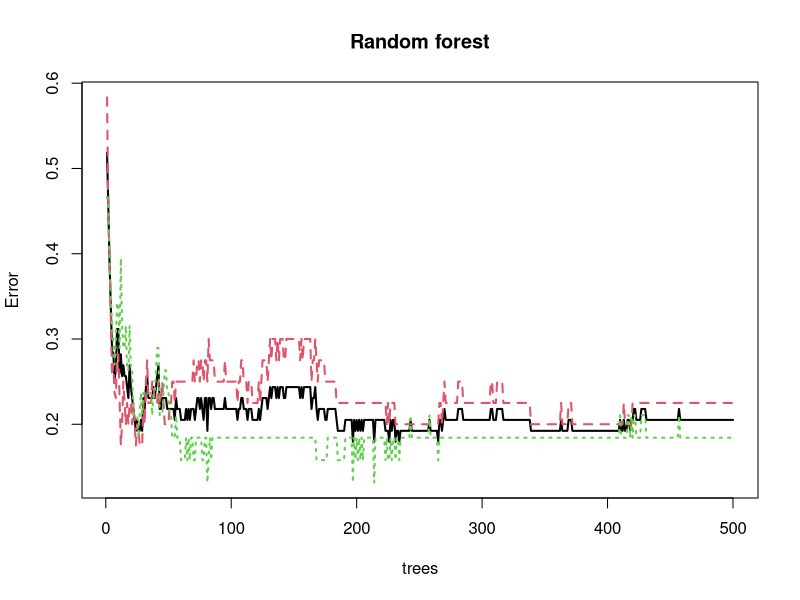
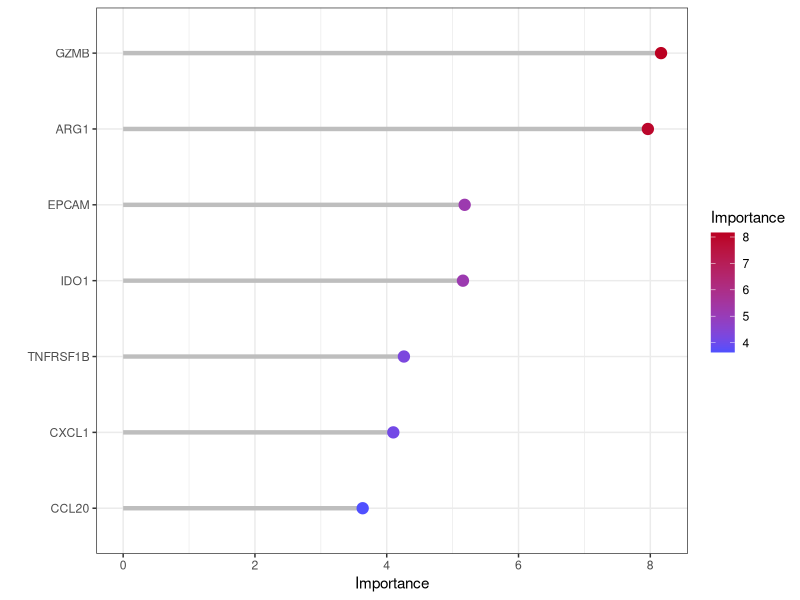

Write the R code that produced these figures, in order.
# =====================================================================
# 10 - Random forest feature importance
# Rebuilt from the analysis working file: "Version 1/18.RF/NETs22.randomForest.R"
# (seed 12345 was already present in the working file)
# Requires: data/merge.normalize.txt, gene_lists/interGenes.txt (7 genes)
# Output: RF.gene.txt -> importance score > 5 (top 3: GZMB, ARG1, EPCAM)
# =====================================================================

library(limma)
library(randomForest)
library(ggplot2)
set.seed(12345)

outDir <- "results/10_rf"
dir.create(outDir, showWarnings = FALSE, recursive = TRUE)

rt <- read.table("data/merge.normalize.txt", header = TRUE, sep = "\t", check.names = FALSE)
rt <- as.matrix(rt)
rownames(rt) <- rt[, 1]
exp <- rt[, 2:ncol(rt)]
dimnames <- list(rownames(exp), colnames(exp))
data <- matrix(as.numeric(as.matrix(exp)), nrow = nrow(exp), dimnames = dimnames)
data <- avereps(data)

geneRT <- read.table("gene_lists/interGenes.txt", header = FALSE, sep = "\t", check.names = FALSE)
data <- data[as.vector(geneRT[, 1]), , drop = FALSE]
data <- t(data)
group <- gsub("(.*)\\_(.*)\\_(.*)", "\\3", row.names(data))

rf <- randomForest(as.factor(group) ~ ., data = data, ntree = 500)
pdf(file = file.path(outDir, "forest.pdf"), width = 5, height = 5)
plot(rf, main = "Random forest", lwd = 2)
dev.off()

optionTrees <- which.min(rf$err.rate[, 1])
rf2 <- randomForest(as.factor(group) ~ ., data = data, ntree = optionTrees)

importance <- importance(x = rf2)

rfGenes <- importance[order(importance[, "MeanDecreaseGini"], decreasing = TRUE), ]
rfGenes <- names(rfGenes[rfGenes > 5])
write.table(rfGenes, file = file.path(outDir, "RF.gene.txt"),
            sep = "\t", quote = FALSE, col.names = FALSE, row.names = FALSE)

importance <- importance[order(importance[, "MeanDecreaseGini"], decreasing = TRUE), , drop = FALSE]
rt <- cbind(row.names(importance), as.data.frame(importance))
colnames(rt) <- c("ID", "Importance")
if (nrow(rt) > 30) { rt <- rt[1:30, ] }
rt$ID <- factor(rt$ID, levels = rev(rt$ID))
rt$Importance <- as.numeric(rt$Importance)
p <- ggplot(rt, aes(Importance, ID)) +
  geom_segment(aes(x = 0, xend = Importance, y = ID, yend = ID), color = "grey", cex = 1.5) +
  geom_point(aes(color = Importance), cex = 3.5) +
  scale_colour_gradient(low = "#5050FFFF", high = "#BB0021FF") +
  labs(x = "Importance", y = "") +
  theme(axis.text.x = element_text(color = "black", size = 10),
        axis.text.y = element_text(color = "black", size = 10)) +
  theme_bw()

pdf(file = file.path(outDir, "geneImportance.pdf"), width = 5, height = 4.5)
print(p)
dev.off()
